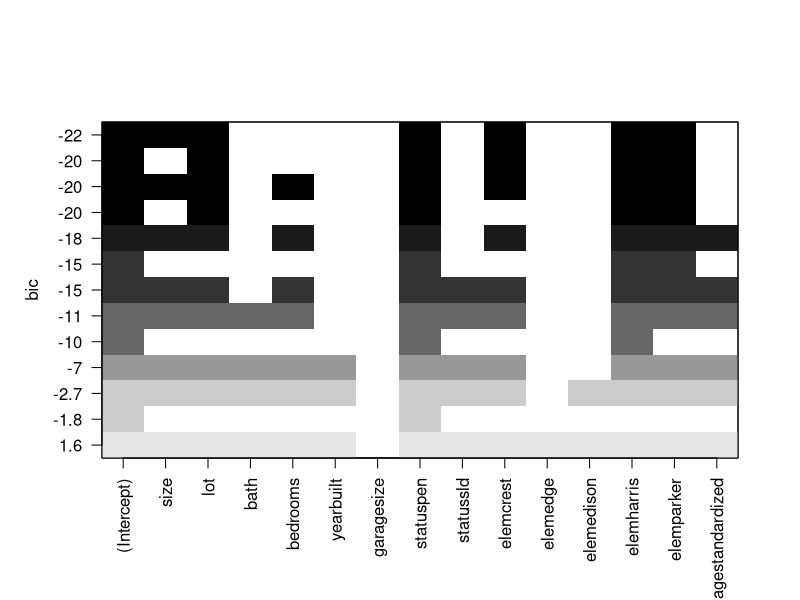

This chart was generated by the following R code: (Note: this script raises an error after producing the figure.)
## ---- chunk 1
library(readxl)
library(ggplot2)
library(leaps)
## ---- chunk 2
housing <- read_xlsx("Housing.xlsx")
## ---- chunk 3
regfwd.house <- regsubsets(price ~ .-id, data=housing, nvmax=13, method = "forward")
reg.summary <- summary(regfwd.house)

reg.summary
## ---- chunk 4
coef(regfwd.house,13)
plot(regfwd.house)
## ---- chunk 5
set.seed(1)
train <- sample(76,38)
test <- (-train)

regfit.best <- regsubsets(price ~ .-id, data=housing[test,], nvmax=13, really.big= TRUE)
test.mat <- model.matrix(price ~ .-id, data=housing[test,])
train.mat <- model.matrix(price ~ .-id, data=housing[train,])
val.errors <- rep(NA,13)

for(i in 1:13){
  coefi=coef(regfit.best,id=i)
  pred=train.mat[,names(coefi)]%*%coefi
  val.errors[i] <- mean((housing$price[train]-pred)^2)
}
val.errors
which.min(val.errors)
coef(regfit.best,which.min(val.errors))
## ---- chunk 6
regfit.best2 <- regsubsets(price ~ ., data=housing,nvmax=13)
coef(regfit.best2,6)
## ---- chunk 7
library(glmnet)
x <- model.matrix(price~. , data=housing)[,-1]
y <- housing$price
## ---- chunk 8
dim(coef(ridge.mod))
## ---- chunk 9
train <- sample(1:nrow(x), nrow(x)/2)
test <- (-train)
y.test <- y[test]
## ---- chunk 10
lasso.mod <- glmnet(x[train,],y[train],alpha=1,lambda=grid)
plot(lasso.mod)
## ---- chunk 11
set.seed(1)
cv.out <- cv.glmnet(x[train,],y[train],alpha=1)
plot(cv.out)
bestlam <- cv.out$lambda.min
lasso.pred <- predict(lasso.mod,s=bestlam,newx=x[test,])
## ---- chunk 12
out <- glmnet(x,y,alpha=1,lambda=grid)
lasso.coef <- predict(out,type="coefficients",s=bestlam)[1:16,]
lasso.coef
## ---- chunk 13
library(pls)
set.seed(2)
pcr.fit <- pcr(price~., data=housing, scale=TRUE, validation="CV")
summary(pcr.fit)
## ---- chunk 14
validationplot(pcr.fit,val.type = "MSEP")
## ---- chunk 15
set.seed(1)
pcr.fit <- pcr(price~., data=housing, subset=train, scale=TRUE, validation="CV")
validationplot(pcr.fit, val.type="MSEP")
## ---- chunk 16
pcr.pred <- predict(pcr.fit, x[test,],ncomp=7)
mean((pcr.pred-y.test)^2)
## ---- chunk 17
pcr.fit <- pcr(y~x, scale=TRUE, ncomp=7)
summary(pcr.fit)
## ---- chunk 18
set.seed(1)
pls.fit <- plsr(price~., data=housing,subset=train,scale=TRUE,validation="CV")
summary(pls.fit)
validationplot(pls.fit,val.type="MSEP")
## ---- chunk 19
pls.pred <- predict(pls.fit,x[test,],ncomp=2)
mean((pls.pred-y.test)^2)
## ---- chunk 20
pls.fit <- plsr(price ~ ., data=housing, scale=TRUE, ncomp=2)
summary(pls.fit)
## ---- chunk 21
val.errors
which.min(val.errors)
## ---- chunk 22
val.errors1 <- rep(NA,13)
for(i in 1:13){
  coefi=coef(regfwd.house,id=i)
  pred=model.matrix(price ~ .-id, data=housing)[,names(coefi)]%*%coefi
  val.errors1[i] <- mean((housing$price-pred)^2)
}
val.errors1
which.min(val.errors1)
## ---- chunk 23
mean((lasso.pred-y.test)^2)
## ---- chunk 24
mean((pls.pred-y.test)^2)
